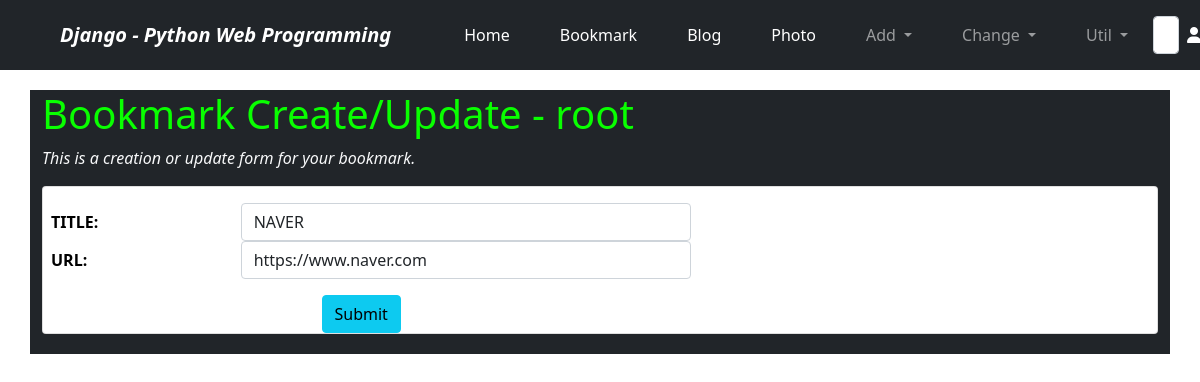
Screenshot of /bookmark/1/update/ (signed in) with the database file from the repository.
### bookmark/models.py (models this page shows, shortened)
class Bookmark(models.Model):
    title = models.CharField('TITLE', max_length=100, blank=True)
    url = models.URLField('URL', unique=True)
    owner = models.ForeignKey(User, on_delete=models.CASCADE, blank=True, null=True)

### bookmark/views.py (the view)
# urls.py: path('<int:pk>/update/', BookmarkUpdateView.as_view(), name='update'),
class BookmarkUpdateView(OwnerOnlyMixin, UpdateView):
    model = Bookmark
    fields = ['title', 'url']
    success_url = reverse_lazy('bookmark:index')

### mysite/views.py (called while the page is built)
    def dispatch(self, request, *args, **kwargs):
        obj = self.get_object()
        if request.user != obj.owner:
            return self.handle_no_permission()
        return super().dispatch(request, *args, **kwargs)

### bookmark/templates/bookmark/bookmark_form.html (shortened to what this page needs)
{% extends 'base.html' %}
{% load widget_tweaks %}
{% block content %}
<h1 style="color:#09ff00">Bookmark Create/Update - {{ user }}</h1>
<p class="fst-italic">This is a creation or update form for your bookmark.</p>
<form action="." method="post" class="card pt-3" style="color:black">{% csrf_token %}
    <div class="form-group row">
        {{ form.title|add_label_class:"col-form-label col-sm-2 ms-2 fw-bold" }}
        <div class="col-sm-5">
            {{ form.title|add_class:"form-control"|attr:"autofocus" }}
        </div>
    </div>
    <div class="form-group row">
        {{ form.url|add_label_class:"col-form-label col-sm-2 ms-2 fw-bold" }}
        <div class="col-sm-5">
            {{ form.url|add_class:"form-control" }}
        </div>
    </div>
    <div class="form-group mt-3">
        <div class="col-sm-1 offset-sm-3">
            <button type="'submit" value="Submit" class="btn btn-info">Submit</button>
        </div>
    </div>
</form>
{% endblock %}

### rows the page displays
Bookmark: title|add_label_class "TITLE:", title "NAVER", url|add_label_class "URL:", url "https://www.naver.com"

### other values shown
{{ user }} "root"
